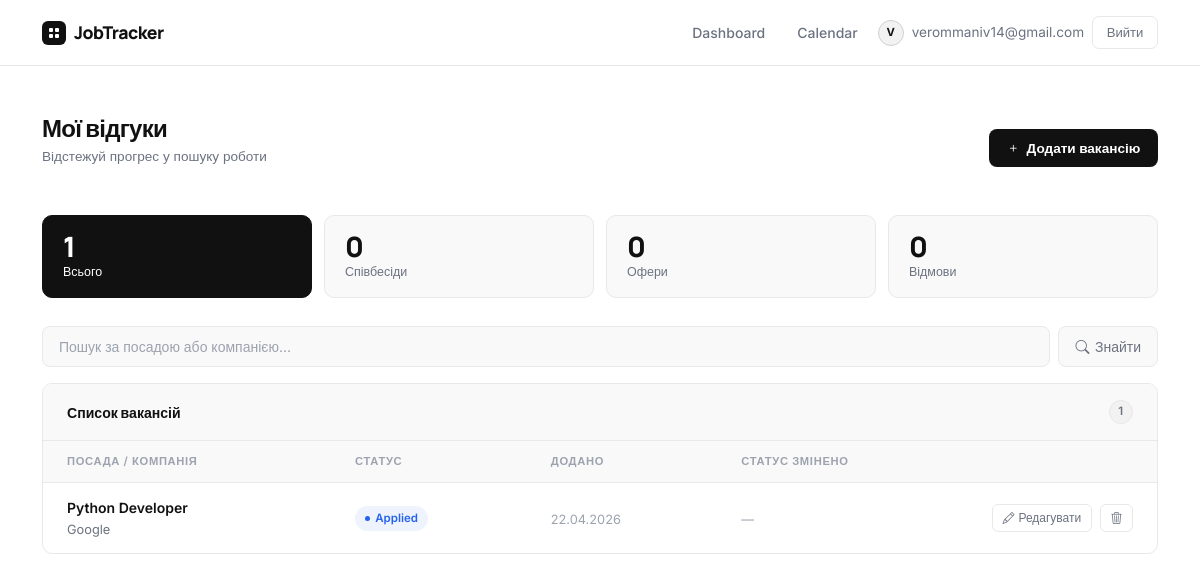
The app's page /dashboard/ (signed in) with its own data.
### tracker/models.py (models this page shows, shortened)
class JobApplication(models.Model):
    title = models.CharField(max_length=200, verbose_name="Посада")
    company = models.CharField(max_length=200, verbose_name="Компанія")
    url = models.URLField(blank=True, verbose_name="Посилання на вакансію")
    description = models.TextField(blank=True, verbose_name="Нотатки")
    status = models.ForeignKey(
        Category,
        on_delete=models.SET_NULL,
        null=True,
        related_name="applications",
        verbose_name="Статус"
    )
    owner = models.ForeignKey(
        User,
        on_delete=models.CASCADE,
        related_name="applications",
        verbose_name="Власник"
    )
    created_at = models.DateTimeField(auto_now_add=True, verbose_name="Дата створення")
    updated_at = models.DateTimeField(auto_now=True, verbose_name="Дата оновлення")
    status_changed_at = models.DateTimeField(null=True, blank=True, verbose_name="Дата зміни статусу")
    class Meta:
        verbose_name = "Відгук на вакансію"
        verbose_name_plural = "Відгуки на вакансії"
        ordering = ['-created_at']

class Category(models.Model):
    name = models.CharField(max_length=100, verbose_name="Назва статусу")
    class Meta:
        verbose_name = "Статус"
        verbose_name_plural = "Статуси"
        ordering = ['name']

### tracker/views.py (the view, shortened to what this page needs)
# urls.py: path('dashboard/', views.dashboard, name='dashboard'),
@login_required
def dashboard(request):
    applications = JobApplication.objects.filter(owner=request.user)
    status_filter = request.GET.get('status', '')
    if status_filter == 'offer':
        applications = applications.filter(status__name='Offer')
    elif status_filter == 'rejected':
        applications = applications.filter(status__name='Rejected')
    elif status_filter == 'interview':
        applications = applications.filter(status__name='Interview')
    query = request.GET.get('q', '')
    paginator = Paginator(applications, 10)
    page_number = request.GET.get('page')
    page_obj = paginator.get_page(page_number)
    context = {
        'page_obj': page_obj,
        'offers_count': JobApplication.objects.filter(owner=request.user, status__name='Offer').count(),
        'rejected_count': JobApplication.objects.filter(owner=request.user, status__name='Rejected').count(),
        'interview_count': JobApplication.objects.filter(owner=request.user, status__name='Interview').count(),
        'total_count': JobApplication.objects.filter(owner=request.user).count(),
        'query': query,
        'status_filter': status_filter,
    }
    return render(request, 'tracker/dashboard.html', context)

### templates/tracker/dashboard.html (shortened to what this page needs)
{% extends "base.html" %}
{% block content %}
<div class="page-header">
    <div>
        <h1 class="page-title">Мої відгуки</h1>
        <p class="page-subtitle">Відстежуй прогрес у пошуку роботи</p>
    </div>
    <a href="{% url 'job_create' %}" class="btn-add">
        <i class="bi bi-plus"></i> Додати вакансію
    </a>
</div>
<div class="stats-row">
    <a href="{% url 'dashboard' %}" class="stat-box clickable {% if not status_filter %}active-filter{% endif %}">
        <div class="stat-box-num">{{ total_count }}</div>
        <div class="stat-box-label">Всього</div>
    </a>
    <a href="?status=interview" class="stat-box clickable {% if status_filter == 'interview' %}active-interview{% endif %}">
        <div class="stat-box-num">{{ interview_count }}</div>
        <div class="stat-box-label">Співбесіди</div>
    </a>
    <a href="?status=offer" class="stat-box clickable {% if status_filter == 'offer' %}active-offer{% endif %}">
        <div class="stat-box-num">{{ offers_count }}</div>
        <div class="stat-box-label">Офери</div>
    </a>
    <a href="?status=rejected" class="stat-box clickable {% if status_filter == 'rejected' %}active-rejected{% endif %}">
        <div class="stat-box-num">{{ rejected_count }}</div>
        <div class="stat-box-label">Відмови</div>
    </a>
</div>
<form method="get" class="search-bar">
    <input type="text" name="q" class="search-input" placeholder="Пошук за посадою або компанією..." value="{{ query }}">
    <button type="submit" class="search-btn"><i class="bi bi-search"></i> Знайти</button>
</form>
<div class="table-card">
    <div class="table-card-header">
        <div class="table-card-title">Список вакансій</div>
        <span class="count-badge">{{ page_obj.paginator.count }}</span>
    </div>
    {% if page_obj %}
    <div class="table-responsive">
        <table class="table table-borderless">
            <thead>
                <tr>
                    <th>Посада / Компанія</th>
                    <th>Статус</th>
                    <th>Додано</th>
                    <th>Статус змінено</th>
                    <th style="width: 160px;"></th>
                </tr>
            </thead>
            <tbody>
                {% for app in page_obj %}
                <tr>
                    <td>
                        <a href="{% url 'job_detail' app.pk %}" style="text-decoration:none;">
                            <div class="job-title">{{ app.title }}</div>
                            <div class="job-company">{{ app.company }}</div>
                        </a>
                    </td>
                    <td>
                        {% with s=app.status.name|lower %}
                        {% if "applied" in s %}
                            <span class="status-badge s-applied"><span class="status-dot"></span>{{ app.status.name }}</span>
                        {% elif "interview" in s %}
                            <span class="status-badge s-interview"><span class="status-dot"></span>{{ app.status.name }}</span>
                        {% elif "offer" in s %}
                            <span class="status-badge s-offer"><span class="status-dot"></span>{{ app.status.name }}</span>
                        {% elif "reject" in s %}
                            <span class="status-badge s-rejected"><span class="status-dot"></span>{{ app.status.name }}</span>
                        {% else %}
                            <span class="status-badge s-default"><span class="status-dot"></span>{{ app.status.name }}</span>
                        {% endif %}
                        {% endwith %}
                    </td>
                    <td><span class="job-date">{{ app.created_at|date:"d.m.Y" }}</span></td>
                    <td>
                        <span class="job-date">
                            {% if app.status_changed_at %}
                                {{ app.status_changed_at|date:"d.m.Y" }}
                            {% else %}
                                —
                            {% endif %}
                        </span>
                    </td>
                    <td>
                        <div class="d-flex gap-2 justify-content-end">
                            <a href="{% url 'job_edit' app.pk %}" class="action-btn">
                                <i class="bi bi-pencil"></i> Редагувати
                            </a>
                            <a href="{% url 'job_delete' app.pk %}" class="action-btn action-btn-del">
                                <i class="bi bi-trash3"></i>
                            </a>
                        </div>
                    </td>
                </tr>
                {% endfor %}
            </tbody>
        </table>
    </div>
    {% endif %}
</div>
{% endblock %}

### templates/base.html (shortened to what this page needs)
<!DOCTYPE html>
<html lang="uk">
<head>
    <link href="https://cdn.jsdelivr.net/npm/bootstrap@5.3.0/dist/css/bootstrap.min.css" rel="stylesheet">
    <link href="https://cdn.jsdelivr.net/npm/bootstrap-icons@1.11.0/font/bootstrap-icons.css" rel="stylesheet">
</head>
<body>
    <nav class="navbar navbar-expand-lg">
        <div class="container">
            <a class="navbar-brand" href="{% url 'home' %}">
                <div class="brand-mark">
                    <svg viewBox="0 0 12 12"><rect x="1" y="1" width="4" height="4" rx="1"/><rect x="7" y="1" width="4" height="4" rx="1"/><rect x="1" y="7" width="4" height="4" rx="1"/><rect x="7" y="7" width="4" height="4" rx="1"/></svg>
                </div>
                JobTracker
            </a>
            <div class="collapse navbar-collapse" id="navbarNav">
                <div class="navbar-nav ms-auto align-items-center gap-2">
                    {% if user.is_authenticated %}
                        <a class="nav-link" href="{% url 'dashboard' %}">Dashboard</a>
                        <a class="nav-link" href="#">Calendar</a>
                        <div class="user-chip">
                            <div class="user-avatar">{{ user.username|first }}</div>
                            <span>{{ user.username }}</span>
                        </div>
                        <form action="{% url 'logout' %}" method="post" class="d-inline m-0">
                            <button type="submit" class="btn-logout">Вийти</button>
                        </form>
                    {% else %}
                        <a class="nav-link" href="{% url 'login' %}">Увійти</a>
                        <a class="nav-link btn-nav-cta" href="{% url 'register' %}">Реєстрація</a>
                    {% endif %}
                </div>
            </div>
        </div>
    </nav>
    <div class="container py-5">
        {% block content %}{% endblock %}
    </div>
</body>
</html>

### templates/base.html (style rules this page uses)
:root { --bg: #ffffff; --surface: #f9f9f9; --surface-2: #f2f2f2; --border: #e8e8e8; --border-dark: #d0d0d0; --accent: #1a1a1a; --accent-soft: rgba(26,26,26,0.06); --green: #16a34a; --green-soft: rgba(22,163,74,0.08); --yellow: #ca8a04; --yellow-soft: rgba(202,138,4,0.08); --red: #dc2626; --red-soft: rgba(220,38,38,0.08); --blue: #2563eb; --blue-soft: rgba(37,99,235,0.08); --text: #111111; --text-muted: #6b7280; --text-dim: #9ca3af; }
* { box-sizing: border-box; }
body { background: var(--bg); color: var(--text); font-family: 'Inter', sans-serif; font-size: 0.9rem; min-height: 100vh; }
.navbar { background: var(--bg) !important; border-bottom: 1px solid var(--border); padding: 0.9rem 0; }
.navbar-brand { font-family: 'Manrope', sans-serif; font-weight: 800; font-size: 1.1rem; color: var(--text) !important; letter-spacing: -0.03em; display: flex; align-items: center; gap: 0.5rem; }
.brand-mark { width: 24px; height: 24px; background: var(--text); border-radius: 6px; display: flex; align-items: center; justify-content: center; }
.brand-mark svg { width: 12px; height: 12px; fill: white; }
.nav-link { color: var(--text-muted) !important; font-size: 0.875rem; font-weight: 500; transition: color 0.15s; padding: 0.35rem 0.75rem !important; }
.user-chip { display: flex; align-items: center; gap: 0.5rem; color: var(--text-muted); font-size: 0.85rem; }
.user-avatar { width: 26px; height: 26px; background: var(--surface-2); border: 1px solid var(--border-dark); border-radius: 50%; display: flex; align-items: center; justify-content: center; font-size: 0.7rem; color: var(--text); font-weight: 700; text-transform: uppercase; }
.btn-logout { background: none; border: 1px solid var(--border); color: var(--text-muted); border-radius: 7px; font-size: 0.82rem; font-weight: 500; padding: 0.35rem 0.85rem; cursor: pointer; transition: all 0.15s; font-family: 'Inter', sans-serif; }

### records on screen
JobApplication: title "Python Developer", company "Google", status.name "Applied", created_at "22.04.2026"

### other values on screen
{{ user.username|first }} "V"
{{ user.username }} "verommaniv14@gmail.com"
{{ total_count }} "1"
{{ interview_count }} "0"
{{ offers_count }} "0"
{{ rejected_count }} "0"
{{ page_obj.paginator.count }} "1"
